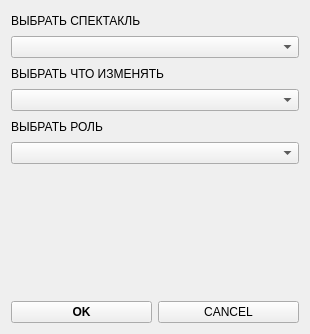
<?xml version="1.0" encoding="UTF-8"?>
<ui version="4.0">
 <class>Form</class>
 <widget class="QWidget" name="Form">
  <property name="geometry">
   <rect>
    <x>0</x>
    <y>0</y>
    <width>310</width>
    <height>334</height>
   </rect>
  </property>
  <property name="windowTitle">
   <string>Изменить данные в РОЛЯХ</string>
  </property>
  <layout class="QGridLayout" name="gridLayout">
   <item row="0" column="0">
    <layout class="QVBoxLayout" name="verticalLayout">
     <item>
      <widget class="QLabel" name="label_redRoleBase_act">
       <property name="text">
        <string>ВЫБРАТЬ СПЕКТАКЛЬ</string>
       </property>
      </widget>
     </item>
     <item>
      <widget class="QComboBox" name="comboBox_redRoleBase_act"/>
     </item>
     <item>
      <widget class="QLabel" name="label_redRoleBase_attr">
       <property name="text">
        <string>ВЫБРАТЬ ЧТО ИЗМЕНЯТЬ</string>
       </property>
      </widget>
     </item>
     <item>
      <widget class="QComboBox" name="comboBox_redRoleBase_attr"/>
     </item>
     <item>
      <widget class="QLabel" name="label_redRoleBase_role">
       <property name="text">
        <string>ВЫБРАТЬ РОЛЬ</string>
       </property>
      </widget>
     </item>
     <item>
      <widget class="QComboBox" name="comboBox_redRoleBase_role"/>
     </item>
    </layout>
   </item>
   <item row="1" column="0">
    <layout class="QHBoxLayout" name="horizontalLayout_3">
     <item alignment="Qt::AlignBottom">
      <widget class="QPushButton" name="pushButton_redRoleBase_ok">
       <property name="font">
        <font>
         <weight>75</weight>
         <bold>true</bold>
        </font>
       </property>
       <property name="text">
        <string>OK</string>
       </property>
      </widget>
     </item>
     <item alignment="Qt::AlignBottom">
      <widget class="QPushButton" name="pushButton_redRoleBase_cancel">
       <property name="text">
        <string>CANCEL</string>
       </property>
      </widget>
     </item>
    </layout>
   </item>
  </layout>
 </widget>
 <resources/>
 <connections/>
</ui>
